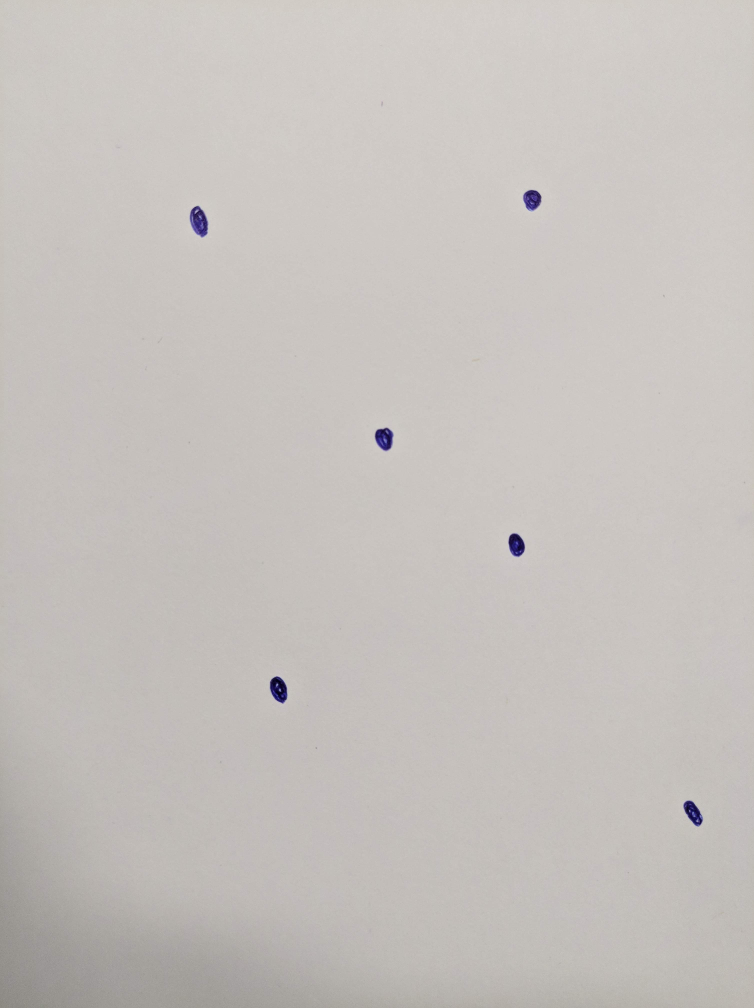
#> input picture images/dots.jpg, 3016 x 4032 px (shown at 1/4 size)
$ python watershed.py --image ../images/dots.jpg   (older library calls are emulated)
#> lines starting #> are read from the running program, lines starting #| are printed output that depends on the picture; after the words box and inside, x2 and y2 are one past the last pixel; in counts of white or black regions, pixels touching at a corner belong together
# import the necessary packages
from skimage.feature import peak_local_max
from skimage.morphology import watershed
from scipy import ndimage
import numpy as np
import argparse
import imutils
import cv2

# construct the argument parse and parse the arguments
ap = argparse.ArgumentParser()
ap.add_argument("-i", "--image", required=True,
	help="path to input image")
args = vars(ap.parse_args())

# load the image and perform pyramid mean shift filtering
# to aid the thresholding step
image = cv2.imread(args["image"])
#> image is the input picture: shape (4032, 3016, 3); mean B, G, R 189.3, 192.9, 197.6
shifted = cv2.pyrMeanShiftFiltering(image, 21, 51)
cv2.imshow("Input", image)
cv2.waitKey(0)

# convert the mean shift image to grayscale, then apply
# Otsu's thresholding
gray = cv2.cvtColor(shifted, cv2.COLOR_BGR2GRAY)
thresh = cv2.threshold(gray, 0, 255,
	cv2.THRESH_BINARY | cv2.THRESH_OTSU)[1]
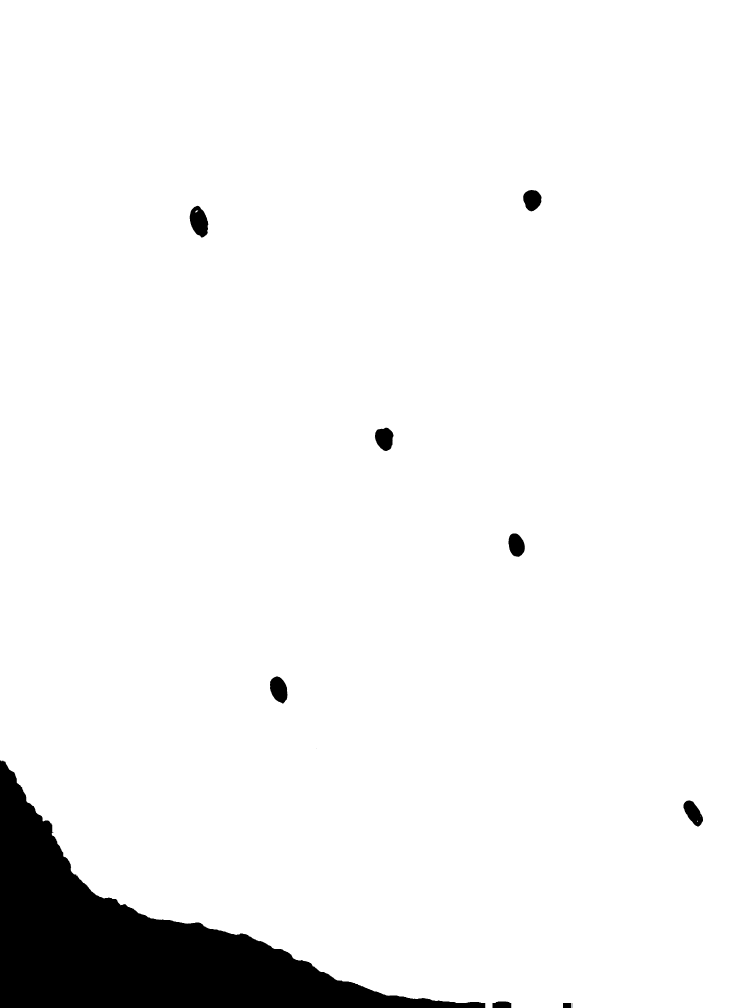
#> thresh: shape (4032, 3016) (shown at 1/4 size); 94.8% white; 11 black regions (1 under 20 px), largest, box (x1, y1, x2, y2) and area: (0, 3042, 1941, 4032) 596482, (759, 823, 833, 950) 6565, (1080, 2706, 1150, 2814) 5514
cv2.imshow("Thresh", thresh)
cv2.waitKey(0)

# compute the exact Euclidean distance from every binary
# pixel to the nearest zero pixel, then find peaks in this
# distance map
D = ndimage.distance_transform_edt(thresh)
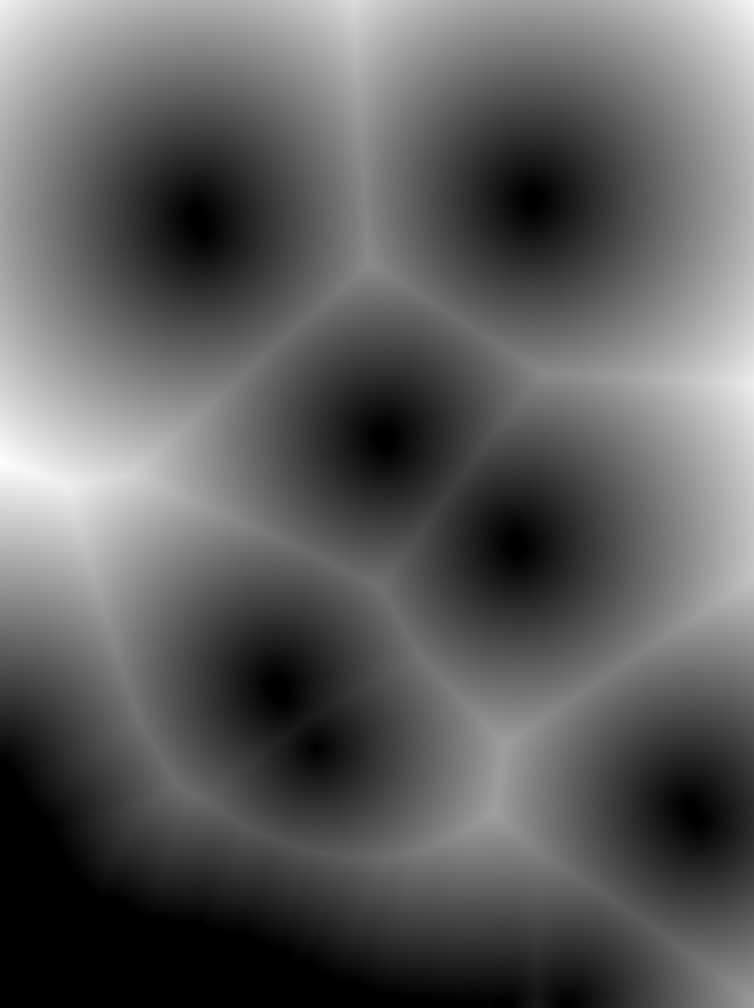
#> D: shape (4032, 3016) float64 (shown at 1/4 size); min 0, max 1199.3, mean 441.1; drawn with min black and max white
localMax = peak_local_max(D, indices=False, min_distance=20,
	labels=thresh)
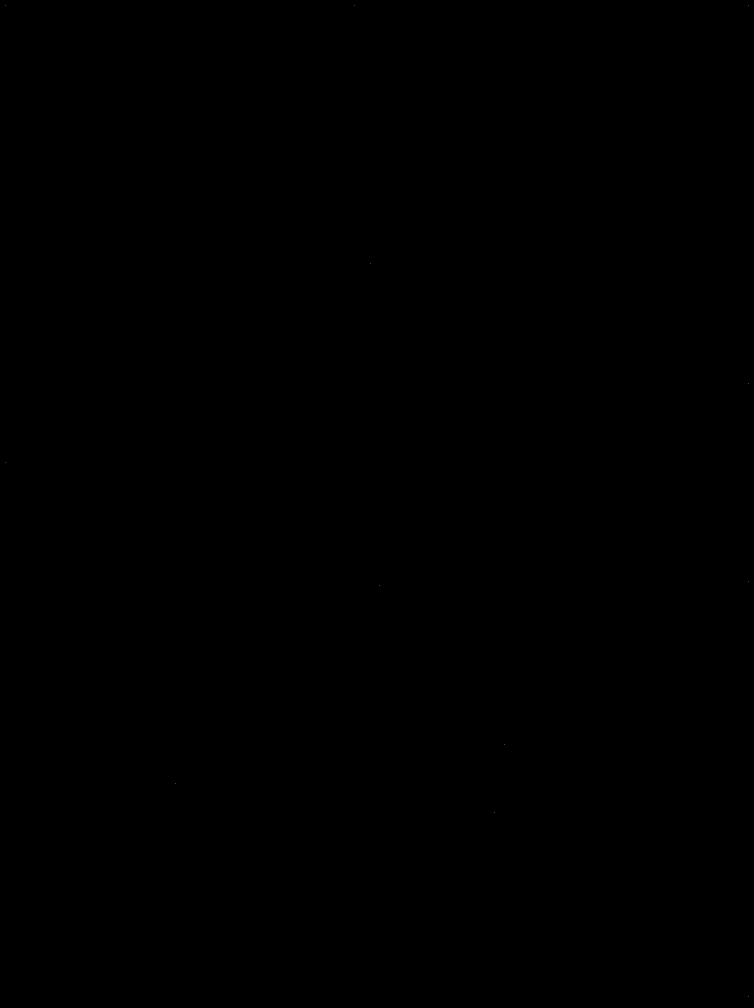
#> localMax: shape (4032, 3016) bool (shown at 1/4 size); 0% white in thin lines or dots

# perform a connected component analysis on the local peaks,
# using 8-connectivity, then appy the Watershed algorithm
markers = ndimage.label(localMax, structure=np.ones((3, 3)))[0]
#> markers: shape (4032, 3016) int32; 13 distinct labels, from 0 to 12
labels = watershed(-D, markers, mask=thresh)
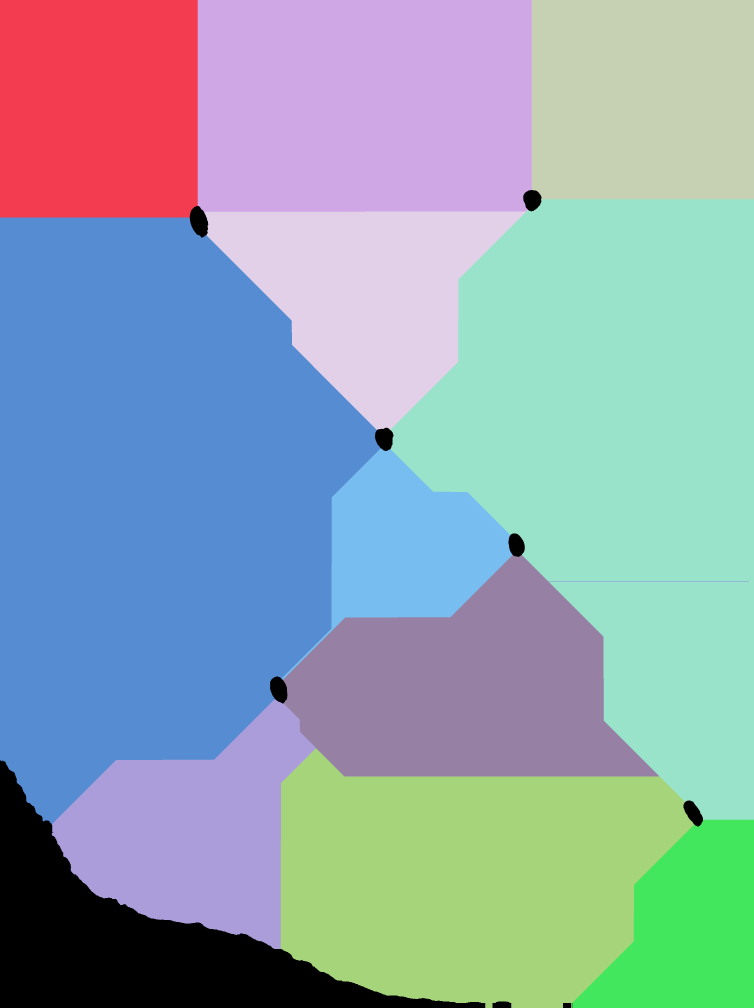
#> labels: shape (4032, 3016) int32 (shown at 1/4 size); 13 distinct labels, from 0 to 12; one colour per label, 0 black
print("[INFO] {} unique segments found".format(len(np.unique(labels)) - 1))
#| [INFO] 12 unique segments found

# loop over the unique labels returned by the Watershed
# algorithm
for label in np.unique(labels):
	# if the label is zero, we are examining the 'background'
	# so simply ignore it
	if label == 0:
		continue

	# otherwise, allocate memory for the label region and draw
	# it on the mask
	mask = np.zeros(gray.shape, dtype="uint8")
	mask[labels == label] = 255

	# detect contours in the mask and grab the largest one
	cnts = cv2.findContours(mask.copy(), cv2.RETR_EXTERNAL,
		cv2.CHAIN_APPROX_SIMPLE)
	cnts = imutils.grab_contours(cnts)
	c = max(cnts, key=cv2.contourArea)

	# draw a circle enclosing the object
	((x, y), r) = cv2.minEnclosingCircle(c)
	cv2.circle(image, (int(x), int(y)), int(r), (0, 255, 0), 2)
	cv2.putText(image, "#{}".format(label), (int(x) - 10, int(y)),
		cv2.FONT_HERSHEY_SIMPLEX, 0.6, (0, 0, 255), 2)
#> this loop made 13 passes
#> (x, y, r) on passes 2, 3, 4, 5, 6, 7, 9, 10, 11, 12, 13: (395, 434.5, 587.2), (1458.5, 411, 783.9), (2571, 398, 596.3), (1464.9, 1046.1, 678.8), (2590, 2037.5, 1311.3), (379, 2059, 1247.9), (1530.2, 2343.1, 549.1), (1884, 2912, 777.3), (797.4, 3300.5, 591.5), (1925, 3464.7, 867.4), (2652, 3655, 522.6)
#> (c, x, y, r) on pass 8: ([[2194, 2326], [2995, 2326]], 2594.5, 2326, 400.5)
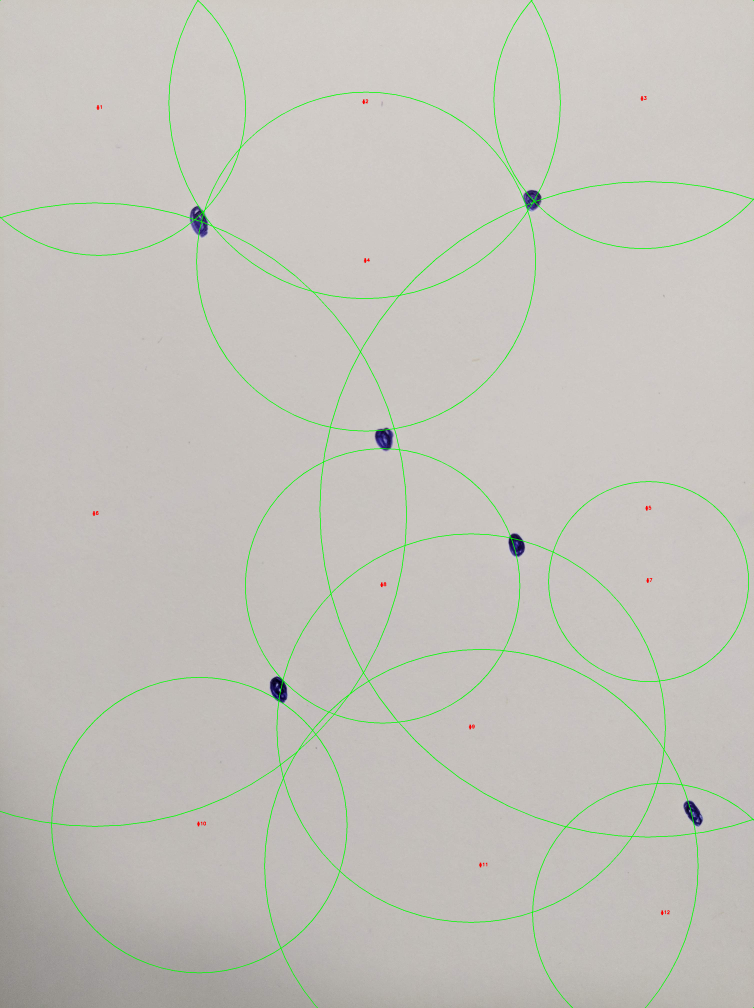
#> image: shape (4032, 3016, 3) (shown at 1/4 size); mean B, G, R 187.3, 193.5, 195.7
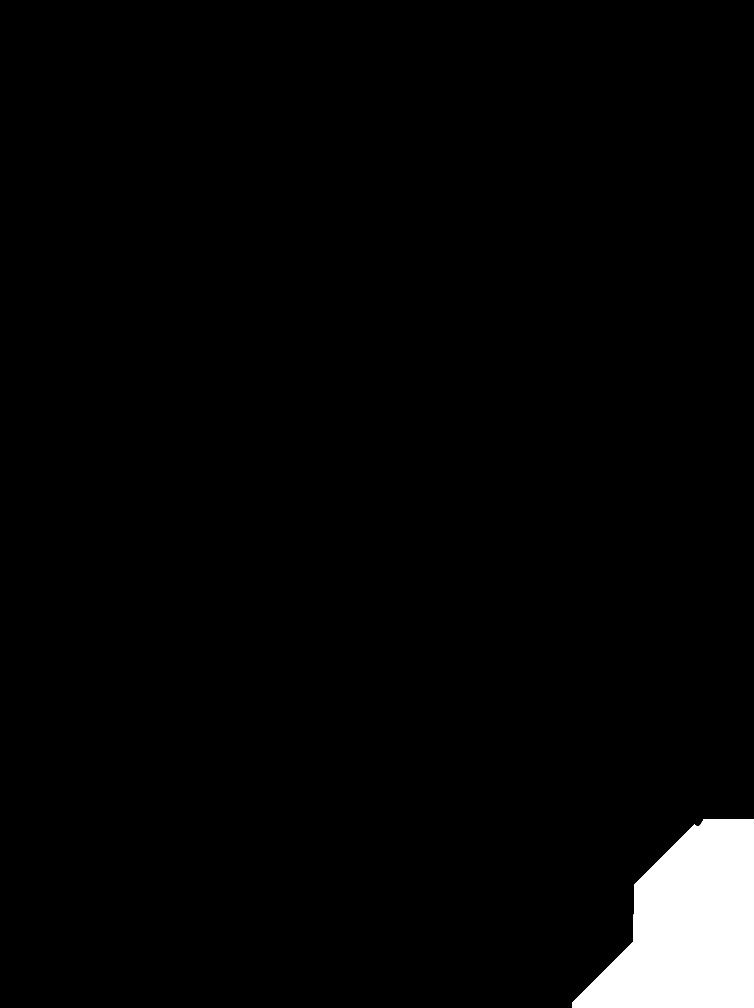
#> mask: shape (4032, 3016) (shown at 1/4 size); 3% white; 1 white region, box (x1, y1, x2, y2) and area: (2289, 3279, 3016, 4032) 362644

# show the output image
cv2.imshow("Output", image)
cv2.waitKey(0)
